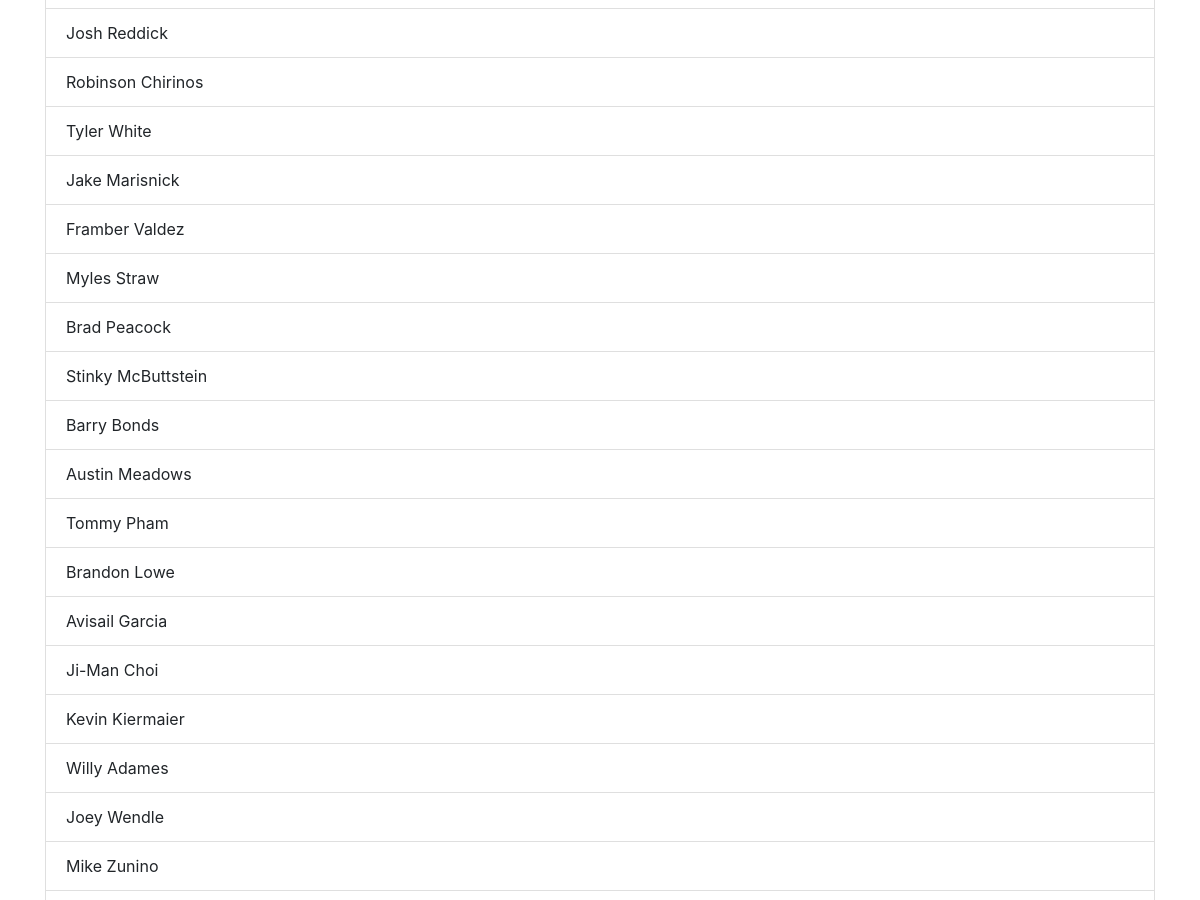
The page /players/ (signed in, middle part) on the database as committed earlier.
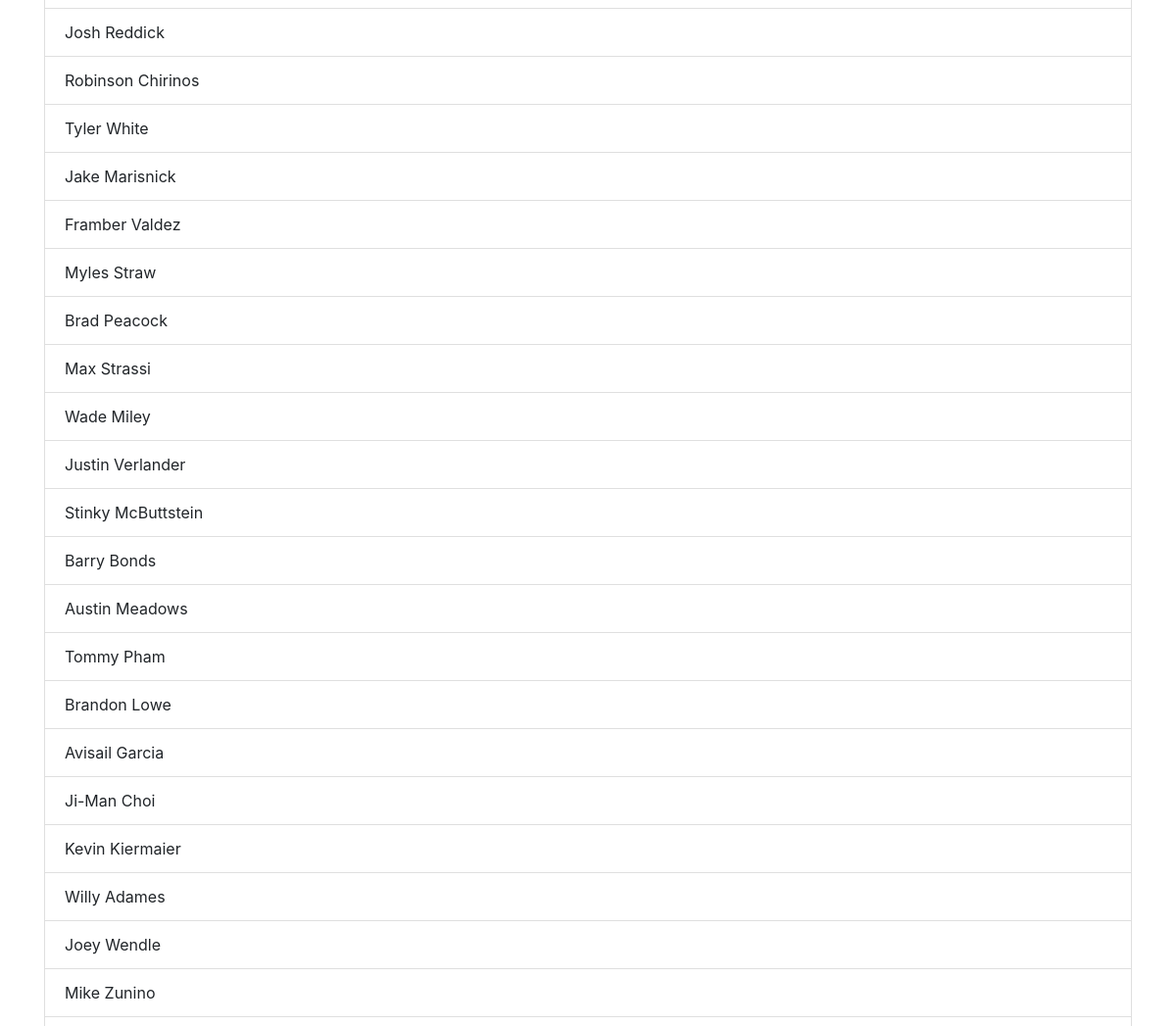
The same page on the database as committed later.
### lineup_app/models.py (models this page shows)
class Player(models.Model):
    name = models.CharField(max_length=100)
    num = models.PositiveSmallIntegerField()
    team = models.ForeignKey(Team, on_delete=models.CASCADE)
    owner = models.ForeignKey(User, on_delete=models.CASCADE)
    def __str__(self):
        return  self.name

### lineup_app/views.py (the view)
# urls.py: path('players/', views.view_players),
@login_required
def view_players(request):
    players = Player.objects.filter(owner=request.user).order_by('team').all()
    context = {'players': players}
    return render(request, 'lineup_app/view_players.html', context)

### lineup_app/templates/lineup_app/view_players.html (shortened to what this page needs)
{% extends 'lineup_app/header.html' %}
{% load static %}
{% block content %}
<ul class='list-group'>
    {% for player in players %}
    <li class='list-group-item'> {{ player }}</li>
    {% endfor %}
</ul>
{% endblock %}

Rows that differ between the two databases and show on the page:
added Player: name "Max Strassi"
added Player: name "Wade Miley"
added Player: name "Justin Verlander"
